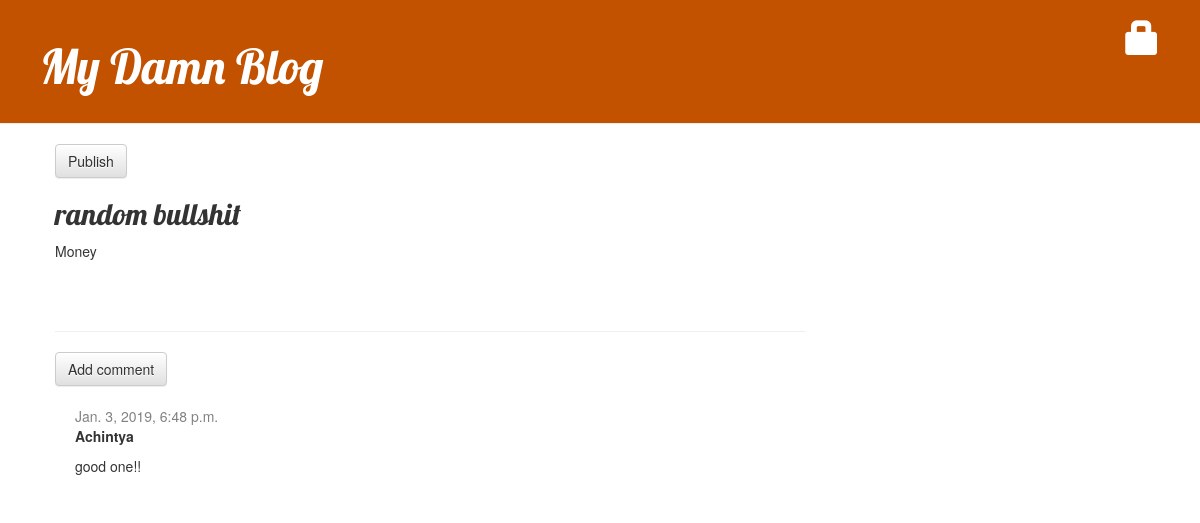
Screenshot of /post/3/ with the database file from the repository.
### blog/models.py (models this page shows, shortened)
class Post(models.Model):
    author = models.ForeignKey(settings.AUTH_USER_MODEL, on_delete=models.CASCADE)
    title = models.CharField(max_length=200)
    text = models.TextField()
    created_date = models.DateTimeField(default= timezone.now)
    published_date = models.DateField(blank=True, null=True)

class Comment(models.Model):
    post = models.ForeignKey('blog.Post', on_delete=models.CASCADE, related_name='comments')
    author = models.CharField(max_length=200)
    text = models.TextField()
    created_date = models.DateTimeField(default=timezone.now)
    approved_comment = models.BooleanField(default=False)

### blog/views.py (the view)
# urls.py: path('post/<int:pk>/', views.post_detail, name='post_detail'),
def post_detail(request, pk):
    post = get_object_or_404(Post, pk=pk)
    return render(request, 'blog/post_detail.html', {'post': post})

### blog/templates/blog/post_detail.html (shortened to what this page needs)
{% extends 'blog/base.html' %}
{% block content %}
    <div class="post">
        {% if post.published_date %}
            <div class="date">
                {{ post.published_date }}
            </div>
        {% else %}
            <a class="btn btn-default" href="{% url 'post_publish' pk=post.pk %}">Publish</a>
        {% endif %}
        <h2>{{ post.title }}</h2>
        <p>{{ post.text|linebreaksbr }}</p>
    </div>
    <hr>
    <a class="btn btn-default" href="{% url 'add_comment_to_post' pk=post.pk %}">Add comment</a>
    {% for comment in post.comments.all %}
        {% if user.is_authenticated or comment.approved_comment %}
        <div class="comment">
            <div class="date">
                {{ comment.created_date }}
            </div>
            <strong>{{ comment.author }}</strong>
            <p>{{ comment.text|linebreaks }}</p>
        </div>
        {% endif %}
    {% empty %}
        <p>No comments here yet :(</p>
    {% endfor %}
{% endblock %}

### blog/static/css/blog.css (style rules this page uses)
h1, h2, h3, h4 { font-family: 'Lobster', cursive; }
.date { color: #828282; }
.post { margin-bottom: 70px; }
.comment { margin: 20px 0px 20px 20px; }

### rows the page displays
Post: title "random bullshit", text "Money"
Comment: created_date "Jan. 3, 2019, 6:48 p.m.", author "Achintya", text "good one!!"
